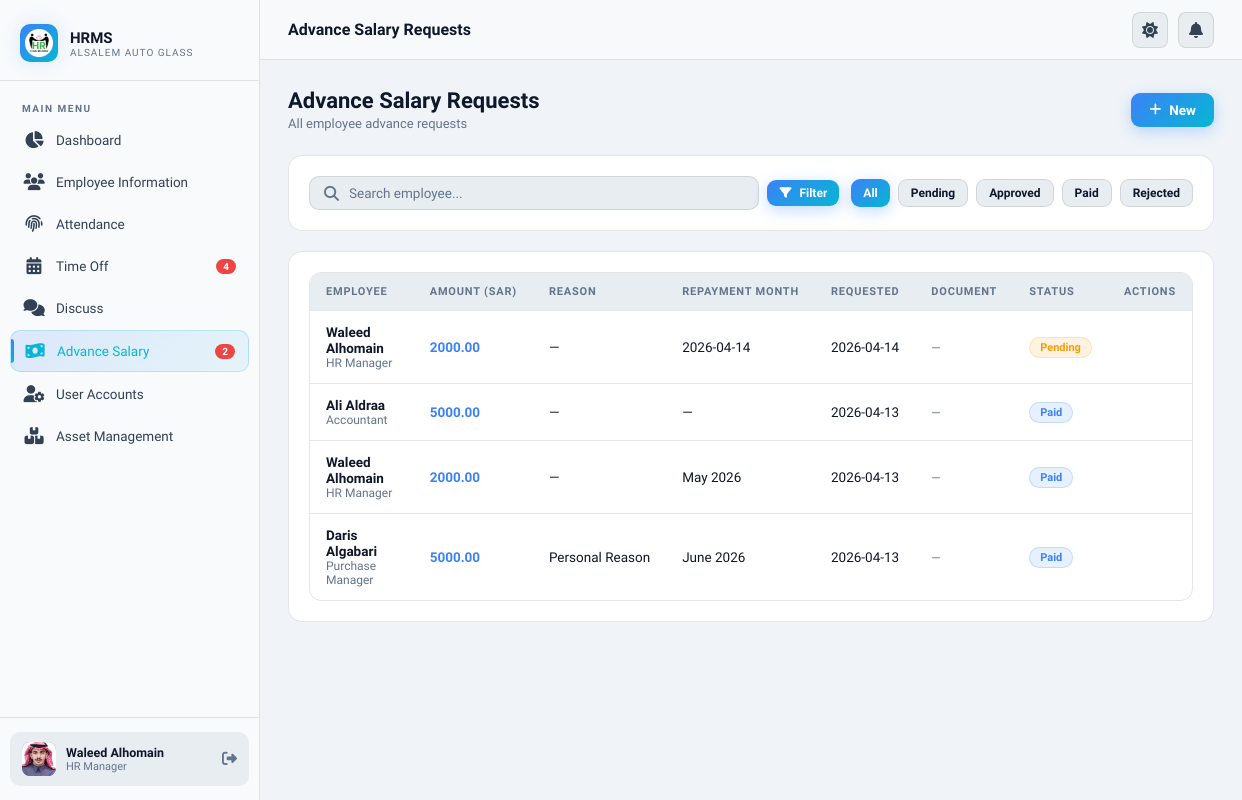
Before: /advance-salary/ (signed in) with the older database file.
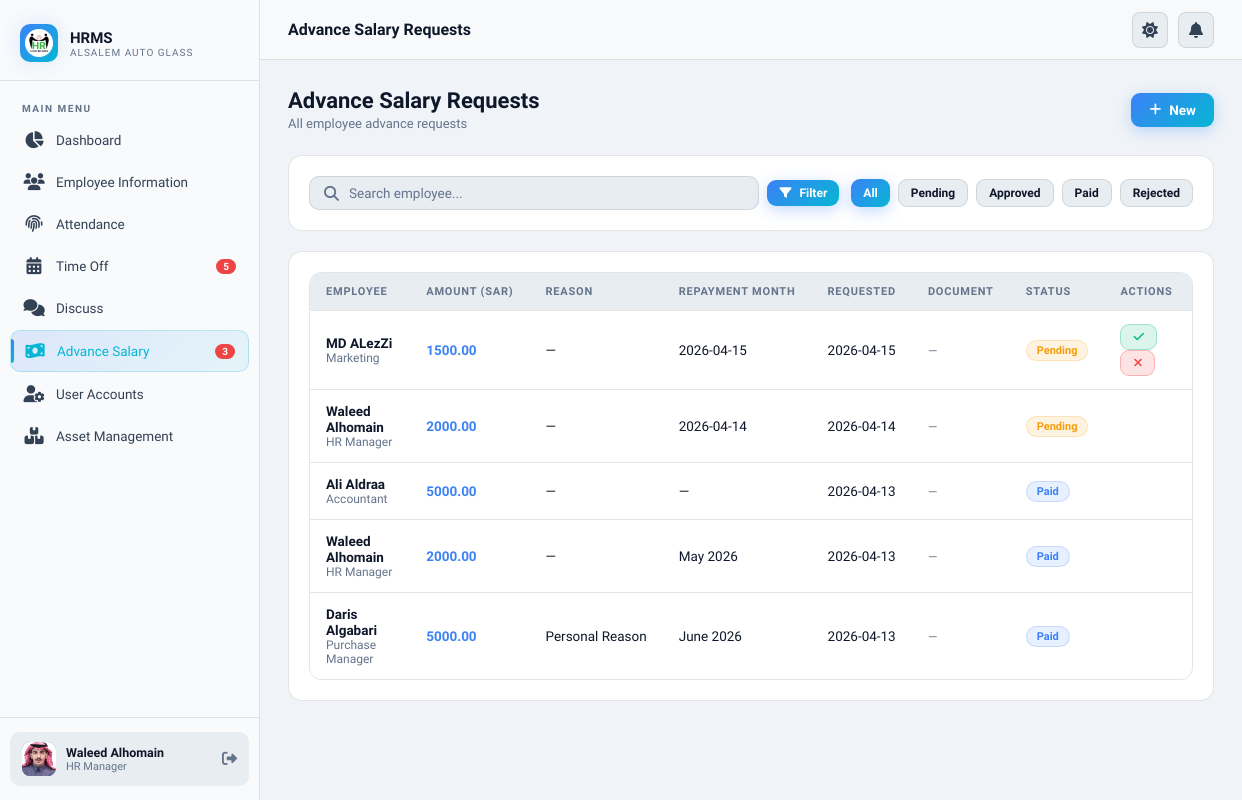
After: the same page with the newer database file.
### core/models.py (models this page shows, shortened)
class AdvanceSalaryRequest(models.Model):
    STATUS_CHOICES = [
        ("pending", "Pending"),
        ("approved", "Approved"),
        ("rejected", "Rejected"),
        ("paid", "Paid"),
    ]
    ADVANCE_APPROVAL_STATE_CHOICES = [
        ("draft", "Draft"),
        ("submitted", "Submitted"),
        ("hr_approved", "HR Approved"),
        ("accountant_approved", "Accountant Approved"),
        ("sub_accountant_approved", "Sub Accountant Approved"),
        ("ceo_approved", "CEO Approved"),
        ("bank_approved", "Bank Approved"),
        ("paid", "Paid"),
        ("rejected", "Rejected"),
    ]
    ADVANCE_REQUESTER_ROLE_CHOICES = [
        ("top_manager", "Top Manager"),
        ("hr", "HR"),
        ("other", "Other"),
    ]
    approval_state = models.CharField(
        max_length=30,
        choices=ADVANCE_APPROVAL_STATE_CHOICES,
        default="draft",
    )
    requester_role = models.CharField(
        max_length=20,
        choices=ADVANCE_REQUESTER_ROLE_CHOICES,
        blank=True,
        default="",
    )
    employee = models.ForeignKey(
        Employee, on_delete=models.CASCADE, related_name="advance_requests"
    )
    amount = models.DecimalField(max_digits=10, decimal_places=2)
    reason = models.TextField(blank=True)
    requested_date = models.DateField(auto_now_add=True)
    repayment_month = models.CharField(
        max_length=20, blank=True, help_text="e.g. May 2025"
    )
    status = models.CharField(max_length=20, choices=STATUS_CHOICES, default="pending")
    reviewed_by = models.ForeignKey(
        Employee,
        null=True,
        blank=True,
        on_delete=models.SET_NULL,
        related_name="reviewed_advances",
    )
    reviewed_at = models.DateTimeField(null=True, blank=True)
    hr_notes = models.TextField(blank=True)
    created_at = models.DateTimeField(auto_now_add=True)
    class Meta:
        ordering = ["-created_at"]

class Employee(AbstractBaseUser, PermissionsMixin):
    ROLE_CHOICES = [
        ("ceo", "CEO 👑"),
        ("hr", "HR ⭐ "),
        ("manager", "Manager"),
        ("branch_manager", "Branch Manager"),
        ("officer", "Officer"),
        ("employee", "Employee"),
    ]
    ADVANCE_ROLE_CHOICES = [
        ("top_manager", "Top Manager"),
        ("accountant", "Accountant"),
        ("sub_accountant", "Sub Accountant"),
        ("bank_user", "Bank User"),
    ]
    advance_role = models.CharField(
        max_length=20,
        choices=ADVANCE_ROLE_CHOICES,
        blank=True,
        default="",
    )
    iqama_number = models.CharField(
        max_length=20,
        unique=True,
        validators=[RegexValidator(r"^\d+$", "Only numbers allowed")],
    )
    is_active = models.BooleanField(default=True)
    is_staff = models.BooleanField(default=False)
    date_joined = models.DateTimeField(default=timezone.now)
    full_name = models.CharField(max_length=200)
    role = models.CharField(max_length=20, choices=ROLE_CHOICES, default="employee")
    nationality = models.CharField(max_length=100, blank=True)
    date_of_birth = models.DateField(null=True, blank=True)
    place_of_birth = models.CharField(max_length=100, blank=True)
    gender = models.CharField(
        max_length=10, choices=[("male", "Male"), ("female", "Female")], blank=True
    )
    marital_status = models.CharField(
        max_length=20,
        choices=[
            ("single", "Single"),
            ("married", "Married"),
            ("divorced", "Divorced"),
            ("widowed", "Widowed"),
        ],
        blank=True,
    )
    number_of_dependents = models.IntegerField(default=0)
    religion = models.CharField(
        max_length=50,
        choices=[
            ("islam", "Islam"),
            ("christianity", "Christianity"),
            ("hinduism", "Hinduism"),
            ("buddhism", "Buddhism"),
            ("sikhism", "Sikhism"),
            ("judaism", "Judaism"),
            ("other", "Other"),
        ],
        blank=True,
    )
    personal_photo = models.ImageField(upload_to="photos/", null=True, blank=True)
    passport_number = models.CharField(max_length=50, blank=True)
    passport_expiry = models.DateField(null=True, blank=True)
    mobile_number = models.CharField(max_length=20, blank=True)
    alt_mobile_number = models.CharField(max_length=20, blank=True)
    email = models.EmailField(blank=True)
    current_address = models.TextField(blank=True)
    city = models.CharField(max_length=100, blank=True)
    country = CountryField(default="SA", blank=True)
    emergency_contact_name = models.CharField(max_length=200, blank=True)
    emergency_relationship = models.CharField(
        max_length=100,
        choices=[
            ("spouse", "Spouse"),
            ("parent", "Parent"),
            ("child", "Child"),
            ("sibling", "Sibling"),
            ("friend", "Friend"),
            ("other", "Other"),
        ],
        blank=True,
    )
    emergency_contact_number = models.CharField(max_length=20, blank=True)
    social_insurance_number = models.CharField(max_length=50, blank=True)
    bank_account_iban = models.CharField(max_length=50, blank=True)
    bank_name = models.CharField(
        max_length=50,
        choices=[
            ("alrajhi", "Al Rajhi Bank"),
            ("alinma", "Alinma Bank"),
            ("riyad", "Riyad Bank"),
            ("snb", "Saudi National Bank (SNB)"),
            ("sabb", "SABB (Saudi British Bank)"),
            ("albilad", "Bank Albilad"),
            ("aljazira", "Bank Aljazira"),
            ("arab_national", "Arab National Bank"),
            ("gulf_international", "Gulf International Bank"),
            ("saudi_investment", "The Saudi Investment Bank"),
            ("emirates_nbd", "Emirates NBD"),
            ("bank_muscat", "Bank Muscat"),
            ("other", "Other"),
        ],
        blank=True,
    )
    iqama_expiry_date = models.DateField(null=True, blank=True)
    profession_per_iqama = models.CharField(max_length=200, blank=True)
    employee_id = models.CharField(max_length=50, unique=True, blank=True, null=True)
    zkteco_uid = models.CharField(
        max_length=20,
        blank=True,
        null=True,
        help_text="Numeric User ID assigned by the ZKTeco device (shown in device logs)",
    )
    job_title = models.CharField(max_length=200, blank=True)
    department = models.ForeignKey(
        Department, null=True, blank=True, on_delete=models.SET_NULL
    )
    branch = models.CharField(max_length=200, blank=True)
    hiring_date = models.DateField(null=True, blank=True)
    contract_type = models.CharField(
        max_length=20,
        choices=[
            ("full_time", "Full-time"),
            ("part_time", "Part-time"),
            ("temporary", "Temporary"),
        ],
        blank=True,
    )
    contract_duration = models.CharField(max_length=100, blank=True)
    contract_start = models.DateField(null=True, blank=True)
    contract_end = models.DateField(null=True, blank=True)
    probation_period = models.IntegerField(default=90)
    direct_manager = models.ForeignKey(
        "self",
        null=True,
        blank=True,
        on_delete=models.SET_NULL,
        related_name="subordinates",
    )
    work_location = models.CharField(
        max_length=20,
        choices=[
            ("office", "Office"),
            ("branch", "Branch"),
            ("warehouse", "Warehouse"),
        ],
        blank=True,
    )
    employment_status = models.CharField(
        max_length=20,
        choices=[
            ("active", "Active"),
            ("suspended", "Suspended"),
            ("terminated", "Terminated"),
        ],
        default="active",
    )
    reason_for_termination = models.TextField(blank=True)
    working_days = models.CharField(max_length=200, blank=True)
    working_hours = models.DecimalField(max_digits=4, decimal_places=1, default=8)
    work_system = models.CharField(
        max_length=20,
        choices=[("fixed", "Fixed"), ("shifts", "Shifts")],
        default="fixed",
    )
    work_start_time = models.TimeField(null=True, blank=True)
    work_end_time = models.TimeField(null=True, blank=True)
    lunch_break_minutes = models.IntegerField(default=60)
    weekly_off_days = models.CharField(
        max_length=100, blank=True, default="Friday,Saturday"
    )
    job_description = models.TextField(blank=True)
    basic_salary = models.DecimalField(max_digits=10, decimal_places=2, default=0)
    housing_allowance = models.DecimalField(max_digits=10, decimal_places=2, default=0)
    proficiency_allowance = models.DecimalField(
        max_digits=10, decimal_places=2, default=0
    )
    other_allowances = models.DecimalField(max_digits=10, decimal_places=2, default=0)
    salary_payment_method = models.CharField(
        max_length=20,
        choices=[("bank", "Bank Transfer"), ("cash", "Cash")],
        default="bank",
    )
    salary_payment_date = models.IntegerField(default=1)
    objects = EmployeeManager()
    USERNAME_FIELD = "iqama_number"
    REQUIRED_FIELDS = ["full_name"]
    @property
    def is_hr(self):
        return self.role == "hr" or self.is_superuser or self.is_staff

### core/views.py (the view)
# urls.py: path('advance-salary/', views.advance_salary_list, name='advance_salary_list'),
@login_required
def advance_salary_list(request):
    user = request.user
    role = user.role
    advance_role = user.advance_role
    if role == "hr":
        qs = AdvanceSalaryRequest.objects.filter(
            Q(employee=user) |
            Q(approval_state="submitted", requester_role="top_manager") |
            Q(approval_state="submitted", requester_role="other") |
            Q(approval_state__in=["bank_approved", "paid", "rejected"])
        )
    elif advance_role == "accountant":
        qs = AdvanceSalaryRequest.objects.filter(
            Q(employee=user) |
            Q(approval_state="submitted", requester_role="hr") |
            Q(approval_state="hr_approved", requester_role="other")
        )
    elif advance_role == "sub_accountant":
        qs = AdvanceSalaryRequest.objects.filter(
            Q(employee=user) |
            Q(approval_state="hr_approved", requester_role="other")
        )
    elif role == "ceo":
        qs = AdvanceSalaryRequest.objects.filter(
            Q(employee=user) |
            Q(approval_state="hr_approved", requester_role="top_manager") |
            Q(approval_state="accountant_approved", requester_role="hr")
        )
    elif advance_role == "bank_user":
        qs = AdvanceSalaryRequest.objects.filter(
            Q(employee=user) |
            Q(approval_state="ceo_approved", requester_role__in=["top_manager", "hr"]) |
            Q(approval_state="accountant_approved", requester_role="other")
        )
    else:
        qs = AdvanceSalaryRequest.objects.filter(employee=user)
    qs = qs.select_related("employee").order_by("-created_at").distinct()
    for adv in qs:
        adv.user_can_approve = _can_approve_advance(user, adv)
        adv.user_can_refuse = _can_refuse_advance(user, adv)
    status_filter = request.GET.get("status", "")
    if status_filter:
        qs = qs.filter(status=status_filter)
    search_name = request.GET.get("name", "").strip()
    if search_name:
        qs = qs.filter(employee__full_name__icontains=search_name)
    return render(request, "advance_salary/list.html", {
    "advances": qs,
    "status_filter": status_filter,
    "search_name": search_name,
    })

### templates/advance_salary/list.html (shortened to what the changed rows need)
{% extends 'base.html' %}
{% block content %}
<div class="card"  style="max-height: 500px; overflow-y: auto;">
  {% if advances %}
  <div class="table-wrapper">
    <table class="table">
      <thead style="position: sticky; top: 0;">
        <tr>
          {% if request.user.is_hr %}<th>Employee</th>{% endif %}
          <th>Amount (SAR)</th>
          <th>Reason</th>
          <th>Repayment Month</th>
          <th>Requested</th>
          <th>Document</th>
          <th>Status</th>
          <th>Actions</th>
        </tr>
      </thead>
      <tbody>
        {% for adv in advances %}
        <tr onclick="window.location='{% url 'advance_salary_review' adv.pk %}'" style="cursor:pointer;">
          {% if request.user.is_hr %}
          <td>
            <div style="font-weight:600;">{{ adv.employee.full_name }}</div>
            <div style="font-size:12px;color:var(--text3);">{{ adv.employee.job_title|default:"—" }}</div>
          </td>
          {% endif %}
          <td style="font-weight:700;color:var(--accent);">{{ adv.amount|floatformat:2 }}</td>
          <td style="max-width:200px;white-space:nowrap;overflow:hidden;text-overflow:ellipsis;">{{ adv.reason|default:"—" }}</td>
          <td>{{ adv.repayment_month|default:"—" }}</td>
          <td>{{ adv.requested_date|date:"Y-m-d" }}</td>
          <td>
  {% if adv.supporting_document %}
    <a href="{{ adv.supporting_document.url }}" target="_blank" onclick="event.stopPropagation();"
      style="display:inline-flex;align-items:center;gap:6px;font-size:12px;color:var(--accent2);">
      {% if adv.supporting_document.name|lower|slice:"-3:" == "pdf" %}
        <i class="fa-solid fa-file-pdf" style="color:#ef4444;"></i> PDF
      {% else %}
        <i class="fa-solid fa-file-image" style="color:var(--accent2);"></i> Image
      {% endif %}
    </a>
  {% else %}
    <span style="color:var(--text3);font-size:12px;">—</span>
  {% endif %}
</td>
          <td>
            <span class="badge badge-{% if adv.status == 'approved' %}success{% elif adv.status == 'pending' %}warning{% elif adv.status == 'paid' %}info{% else %}danger{% endif %}">
              {{ adv.get_status_display }}
            </span>
          </td>
          <td>
  {% if adv.user_can_approve %}
  <form method="post" action="{% url 'advance_salary_approve' adv.pk %}" style="display:inline;">
    <button class="btn btn-success btn-sm" title="Approve">
      <i class="fa-solid fa-check"></i>
    </button>
  </form>
  {% endif %}
  {% if adv.user_can_refuse %}
  <form method="post" action="{% url 'advance_salary_refuse' adv.pk %}" style="display:inline;"
    onsubmit="return confirm('Reject this request?')">
    <button class="btn btn-danger btn-sm" title="Reject">
      <i class="fa-solid fa-xmark"></i>
    </button>
  </form>
  {% endif %}
</td>
        </tr>
        {% endfor %}
      </tbody>
    </table>
  </div>
  {% else %}
  <div style="text-align:center;padding:40px;color:var(--text3);">
    <i class="fa-solid fa-money-bill-wave" style="font-size:40px;margin-bottom:12px;display:block;"></i>
    No advance salary requests found
  </div>
  {% endif %}
</div>
{% endblock %}

### templates/base.html (shortened to what the changed rows need)
{% load static %}
<!DOCTYPE html>
<html lang="en">
<head>
  <link rel="stylesheet" href="{% static 'css/main.css' %}">
  <link rel="stylesheet" href="https://cdnjs.cloudflare.com/ajax/libs/font-awesome/6.5.0/css/all.min.css">
</head>
<body>
  <div class="app-wrapper">
    <aside class="sidebar" id="sidebar">
      <nav class="sidebar-nav">
        <a href="{% url 'timeoff_list' %}"
          class="nav-item {% if 'timeoff' in request.resolver_match.url_name %}active{% endif %}">
          <span class="nav-icon"><i class="fa-solid fa-calendar-days"></i></span>
          Time Off
          {% if pending_count %}<span class="nav-badge">{{ pending_count }}</span>{% endif %}
        </a>
        <a href="{% url 'advance_salary_list' %}"
          class="nav-item {% if 'advance' in request.resolver_match.url_name %}active{% endif %}">
          <span class="nav-icon"><i class="fa-solid fa-money-bill-wave"></i></span>
          Advance Salary
          {% if pending_advance_count %}<span class="nav-badge">{{ pending_advance_count }}</span>{% endif %}
        </a>
      </nav>
    </aside>
    <div class="main-content">
      <main class="page-content">
        {% block content %}{% endblock %}
      </main>
    </div>
  </div>
  <link href="https://cdn.jsdelivr.net/npm/select2@4.1.0-rc.0/dist/css/select2.min.css" rel="stylesheet" />
</body>
</html>

Changed rows visible on the page:
added AdvanceSalaryRequest: employee.full_name "MD ALezZi", employee.job_title "Marketing", amount "1500.00", reason "—", repayment_month "2026-04-15", requested_date "2026-04-15", status "Pending"
Other visible differences:
{{ pending_count }}: "4" → "5"
{{ pending_advance_count }}: "2" → "3"
